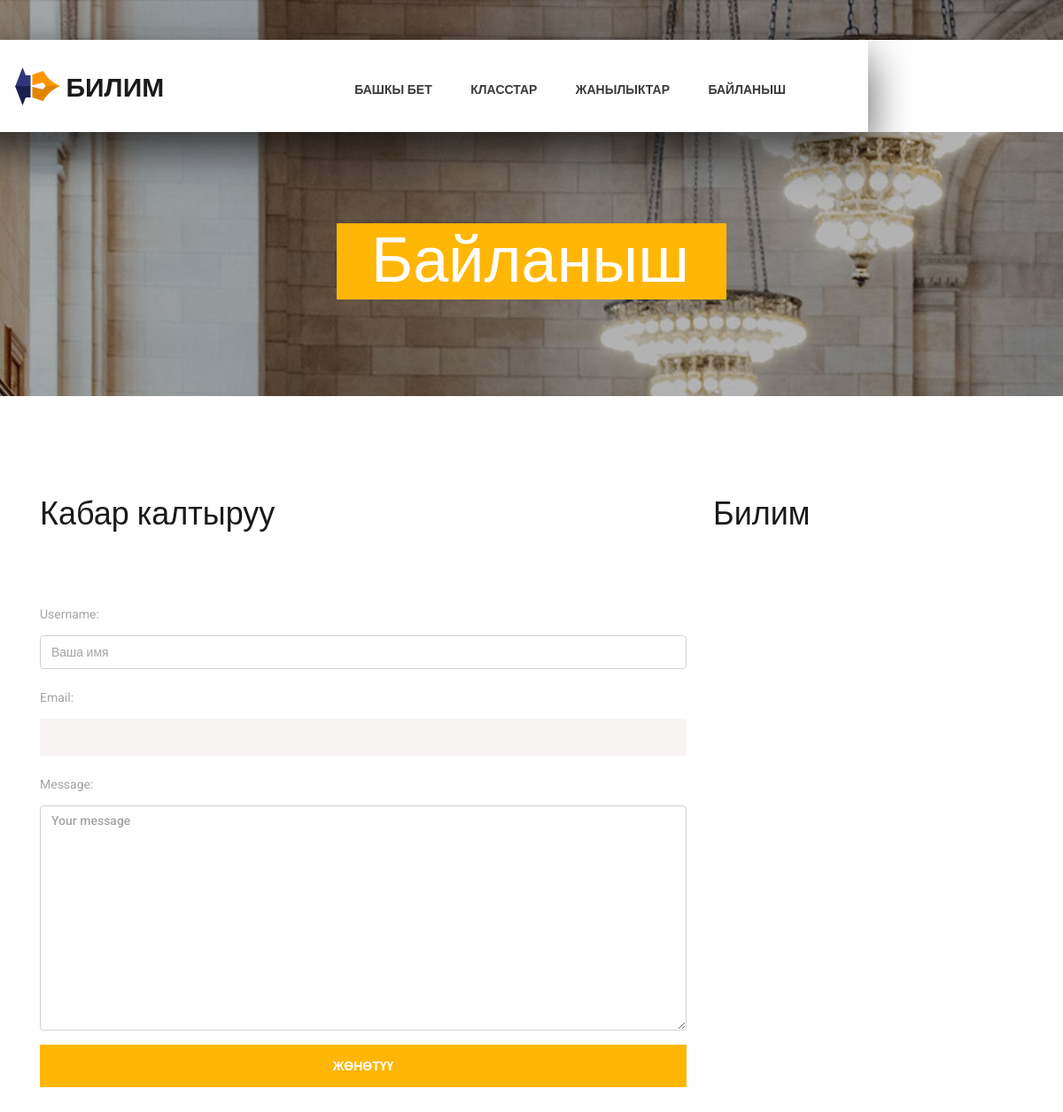
The app's page /contact/, older data.
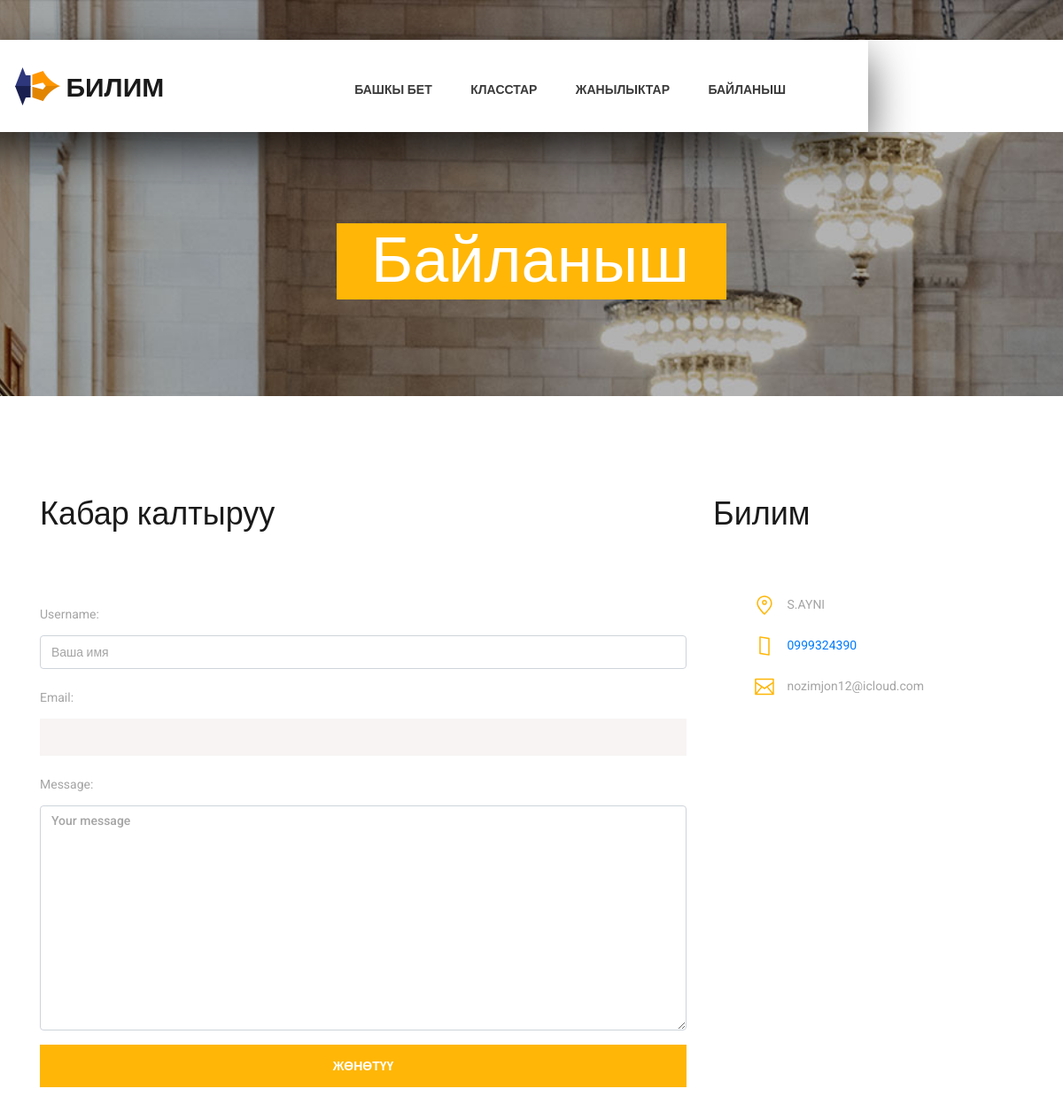
The same page, newer data.
### home/models.py (models this page shows, shortened)
class Schole(models.Model):
    title = models.CharField(max_length=200)
    number = models.CharField(max_length=12)
    email = models.EmailField( max_length=254)
    class  Meta:
        verbose_name = 'Связь'
        verbose_name_plural = 'Связы'

### home/views.py (the view)
# urls.py: path('contact/', views.contact, name='contact'),
def contact(request):
    contacts = Contact.objects.all()
    schole = Schole.objects.all()
    if request.method == "POST":
        form = ContactForm(request.POST)
        if form.is_valid():
            try:
                form.save()
                model = form.instance
                return redirect('contact')
            except:
                pass
    else:
        form = ContactForm()
    context = {'contacts': contacts,'form':form, 'schole':schole}
    return render(request, 'contact.html', context)

### home/forms.py
class ContactForm(ModelForm):
    class Meta:
        model = Contact
        fields = ("username","email","message")
        widgets = {
            "username":TextInput(attrs={
            'class':'form-control',
            'placeholder':'Ваша имя'
        }),
        "message":Textarea(attrs={
            'class':'form-control',
            'placeholder':'Your message'
        }),
        "email":EmailInput(attrs={
            'class': 'input_field contact_form_email'
        })
        }

### templates/contact.html (shortened to what this page needs)
{% extends 'base.html' %}
{% load static %}
{% block content %}
<div class="super_container">
	<div class="home">
		<div class="home_background_container prlx_parent">
			<div class="home_background prlx" style="background-image:url({% static 'images/contact_background.jpg' %})"></div>
		</div>
		<div class="home_content">
			<h1>Байланыш</h1>
		</div>
	</div>
	<div class="contact">
		<div class="container">
			<div class="row">
				<div class="col-lg-8">
					<div class="contact_form">
						<div class="contact_title">Кабар калтыруу</div>
						<div class="contact_form_container">
							<form method="post">
								{{form.as_p}}
								<button id="contact_send_btn" type="submit" class="contact_send_btn trans_200" value="Submit">жөнөтүү</button>
							</form>
						</div>
					</div>
				</div>
				<div class="col-lg-4">
					<div class="about">
						<div class="about_title">Билим </div>
						<div class="contact_info">
							{% for el in schole %}
							<ul>
								<li class="contact_info_item">
									<div class="contact_info_icon">
										<img src="{% static 'images/placeholder.svg' %}" alt="https://www.flaticon.com/authors/lucy-g">
									</div>
									{{el.title}}
								</li>
								<li class="contact_info_item">
									<div class="contact_info_icon">
										<img src="{% static 'images/smartphone.svg' %}" alt="https://www.flaticon.com/authors/lucy-g">
									</div>
									<a href="tel:{{el.number}}">{{el.number}}</a>
								</li>
								<li class="contact_info_item">
									<div class="contact_info_icon">
										<img src="{% static 'images/envelope.svg' %}" alt="https://www.flaticon.com/authors/lucy-g">
									</div>
									{{el.email}}
								</li>
							</ul>
							{% endfor %}
						</div>
					</div>
				</div>
			</div>
		</div>
	</div>
</div>
{% endblock %}

Row changes from the older to the newer data that the page shows:
added Schole: title "S.AYNI", number "0999324390", email "nozimjon12@icloud.com"
